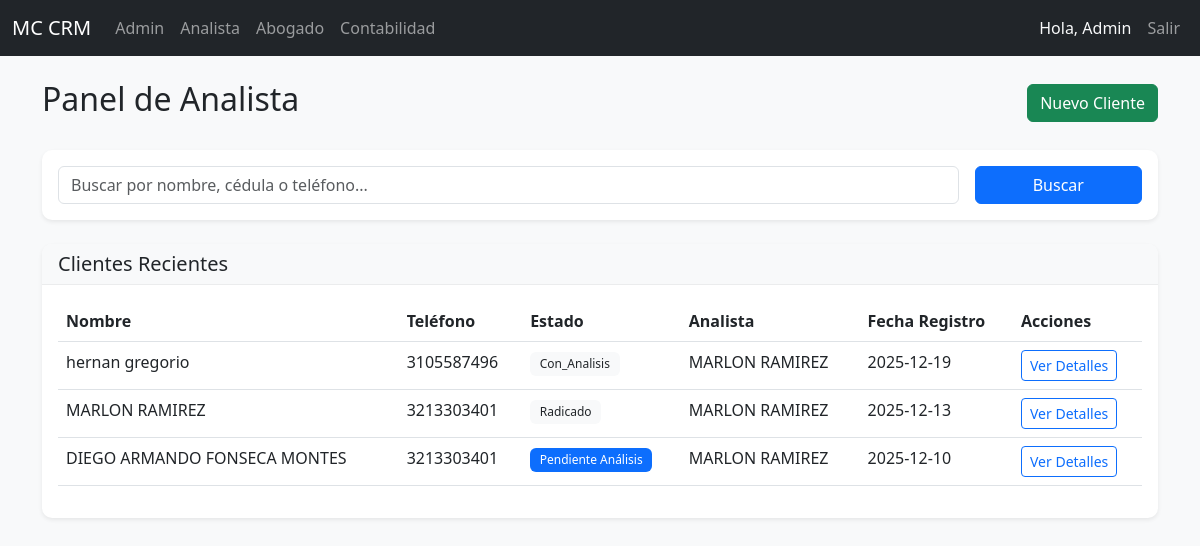
The app's page /analyst (signed in), older data.
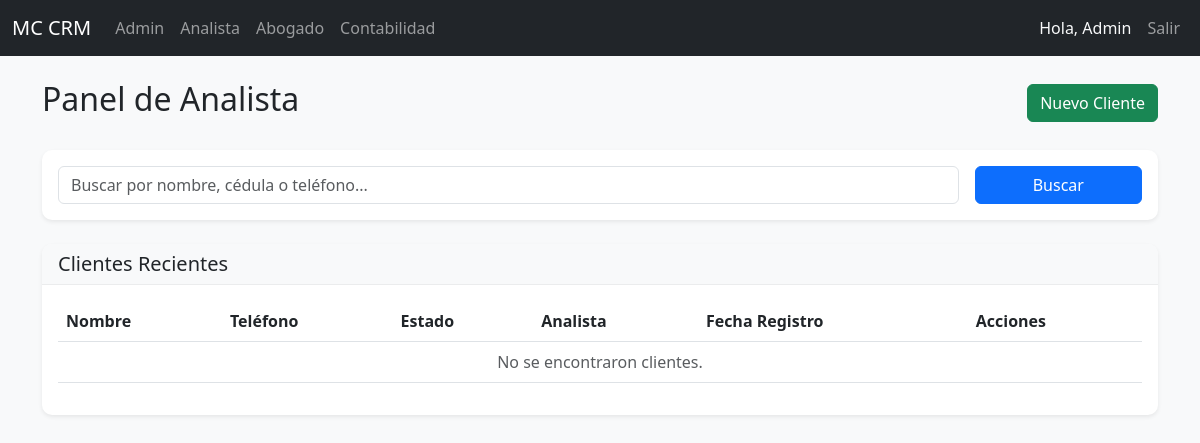
The same page, newer data.
### models.py (models this page shows)
class User(UserMixin, db.Model):
    id = db.Column(db.Integer, primary_key=True)
    nombre_completo = db.Column(db.String(100), nullable=False)
    telefono = db.Column(db.String(20))
    email = db.Column(db.String(120), unique=True, nullable=False)
    rol = db.Column(db.String(20), nullable=False)  # 'Admin', 'Analista', 'Abogado'
    password = db.Column(db.String(200)) # Added password for auth

class Client(db.Model):
    id = db.Column(db.Integer, primary_key=True)
    nombre = db.Column(db.String(100))
    tipo_id = db.Column(db.String(20))
    numero_id = db.Column(db.String(20))
    telefono = db.Column(db.String(20), nullable=False)
    email = db.Column(db.String(120))
    ciudad = db.Column(db.String(50))
    motivo_consulta = db.Column(db.Text)
    estado = db.Column(db.String(50), default='Nuevo') # 'Nuevo', 'Informacion_Incompleta', 'Pendiente', 'Pendiente_Analisis', 'Con_Contrato'
    analista_id = db.Column(db.Integer, db.ForeignKey('user.id'))
    abogado_id = db.Column(db.Integer, db.ForeignKey('user.id'))
    created_at = db.Column(db.DateTime, default=datetime.utcnow)
    conclusion_analisis = db.Column(db.Text) # New field for analysis conclusion
    login_user_id = db.Column(db.Integer, db.ForeignKey('user.id'), nullable=True) # Link to User
    analista = db.relationship('User', foreign_keys=[analista_id], backref='clientes_registrados')
    login_user = db.relationship('User', foreign_keys=[login_user_id], backref='client_profile')

### routes.py (the view)
@main.route('/analyst')
@login_required
def analyst_dashboard():
    if current_user.rol not in ['Analista', 'Admin']:
        return redirect(url_for('main.index'))
    search_query = request.args.get('search')
    if search_query:
        clients = Client.query.filter(
            (Client.nombre.contains(search_query)) |
            (Client.numero_id.contains(search_query)) |
            (Client.telefono.contains(search_query))
        ).all()
    else:
        clients = Client.query.order_by(Client.created_at.desc()).limit(20).all()
    return render_template('analyst/dashboard.html', clients=clients)

### app.py (called while the page is built)
@login_manager.user_loader
def load_user(user_id):
    return User.query.get(int(user_id))

### templates/analyst/dashboard.html (shortened to what this page needs)
{% extends "base.html" %}
{% block content %}
<div class="d-flex justify-content-between align-items-center mb-4">
    <h2>Panel de Analista</h2>
    <a href="{{ url_for('main.new_client') }}" class="btn btn-success">
         Nuevo Cliente
    </a>
</div>
<div class="card shadow-sm mb-4">
    <div class="card-body">
        <form action="{{ url_for('main.analyst_dashboard') }}" method="GET" class="row g-3">
            <div class="col-md-10">
                <input type="text" class="form-control" name="search"
                    placeholder="Buscar por nombre, cédula o teléfono..." value="{{ request.args.get('search', '') }}">
            </div>
            <div class="col-md-2">
                <button type="submit" class="btn btn-primary w-100">Buscar</button>
            </div>
        </form>
    </div>
</div>
<div class="card shadow-sm">
    <div class="card-header bg-light">
        <h5 class="mb-0">Clientes Recientes</h5>
    </div>
    <div class="card-body">
        <div class="table-responsive">
            <table class="table table-hover">
                <thead>
                    <tr>
                        <th>Nombre</th>
                        <th>Teléfono</th>
                        <th>Estado</th>
                        <th>Analista</th>
                        <th>Fecha Registro</th>
                        <th>Acciones</th>
                    </tr>
                </thead>
                <tbody>
                    {% for client in clients %}
                    <tr>
                        <td>{{ client.nombre }}</td>
                        <td>{{ client.telefono }}</td>
                        <td>
                            {% if client.estado == 'Nuevo' %}
                            <span class="badge bg-info text-dark">Nuevo</span>
                            {% elif client.estado == 'Informacion_Incompleta' %}
                            <span class="badge bg-warning text-dark">Incompleto</span>
                            {% elif client.estado == 'Pendiente' %}
                            <span class="badge bg-secondary">Pendiente</span>
                            {% elif client.estado == 'Pendiente_Analisis' %}
                            <span class="badge bg-primary">Pendiente Análisis</span>
                            {% elif client.estado == 'Con_Contrato' %}
                            <span class="badge bg-success">Con Contrato</span>
                            {% else %}
                            <span class="badge bg-light text-dark">{{ client.estado }}</span>
                            {% endif %}
                        </td>
                        <td>{{ client.analista.nombre_completo if client.analista else '-' }}</td>
                        <td>{{ client.created_at.strftime('%Y-%m-%d') }}</td>
                        <td>
                            <a href="{{ url_for('main.client_detail', client_id=client.id) }}"
                                class="btn btn-sm btn-outline-primary">Ver Detalles</a>
                        </td>
                    </tr>
                    {% else %}
                    <tr>
                        <td colspan="6" class="text-center text-muted">No se encontraron clientes.</td>
                    </tr>
                    {% endfor %}
                </tbody>
            </table>
        </div>
    </div>
</div>
{% endblock %}

### templates/base.html (shortened to what this page needs)
<!DOCTYPE html>
<html lang="es">
<head>
    <link href="https://cdn.jsdelivr.net/npm/bootstrap@5.3.0/dist/css/bootstrap.min.css" rel="stylesheet">
    <link rel="stylesheet" href="{{ url_for('static', filename='css/style.css') }}">
</head>
<body>
    <nav class="navbar navbar-expand-lg navbar-dark bg-dark">
        <div class="container-fluid">
            <a class="navbar-brand" href="#">MC CRM</a>
            <div class="collapse navbar-collapse" id="navbarNav">
                <ul class="navbar-nav me-auto">
                    {% if current_user.is_authenticated %}
                    {% if current_user.rol == 'Admin' %}
                    <li class="nav-item"><a class="nav-link" href="{{ url_for('main.admin_dashboard') }}">Admin</a></li>
                    {% endif %}
                    {% if current_user.rol == 'Analista' or current_user.rol == 'Admin' %}
                    <li class="nav-item"><a class="nav-link" href="{{ url_for('main.analyst_dashboard') }}">Analista</a>
                    </li>
                    {% endif %}
                    {% if current_user.rol == 'Abogado' or current_user.rol == 'Admin' %}
                    <li class="nav-item"><a class="nav-link" href="{{ url_for('main.lawyer_dashboard') }}">Abogado</a>
                    </li>
                    <li class="nav-item"><a class="nav-link"
                            href="{{ url_for('main.accounting_dashboard') }}">Contabilidad</a>
                    </li>
                    {% endif %}
                    {% endif %}
                </ul>
                <ul class="navbar-nav">
                    {% if current_user.is_authenticated %}
                    <li class="nav-item"><span class="nav-link text-light">Hola, {{ current_user.nombre_completo
                            }}</span></li>
                    <li class="nav-item"><a class="nav-link" href="{{ url_for('main.logout') }}">Salir</a></li>
                    {% else %}
                    <li class="nav-item"><a class="nav-link" href="{{ url_for('main.login') }}">Ingresar</a></li>
                    {% endif %}
                </ul>
            </div>
        </div>
    </nav>
    <div class="container mt-4">
        {% block content %}{% endblock %}
    </div>
</body>
</html>

### static/css/style.css (style rules this page uses)
body { background-color: #f8f9fa; font-family: 'Segoe UI', Tahoma, Geneva, Verdana, sans-serif; }
.card { border: none; border-radius: 10px; box-shadow: 0 4px 6px rgba(0,0,0,0.1); transition: transform 0.2s; }
.card-header { border-bottom: 1px solid rgba(0,0,0,0.05); border-radius: 10px 10px 0 0 !important; font-weight: 600; }

Row changes from the older to the newer data that the page shows:
removed Client: nombre "hernan gregorio", telefono "3105587496", estado "Con_Analisis", analista "MARLON RAMIREZ", created_at "2025-12-19"
removed Client: nombre "MARLON RAMIREZ", telefono "3213303401", estado "Radicado", analista "MARLON RAMIREZ", created_at "2025-12-13"
removed Client: nombre "DIEGO ARMANDO FONSECA MONTES", telefono "3213303401", shows "Pendiente Análisis", analista "MARLON RAMIREZ", created_at "2025-12-10"
Text that changed along with them:
text now shown: "No se encontraron clientes."
